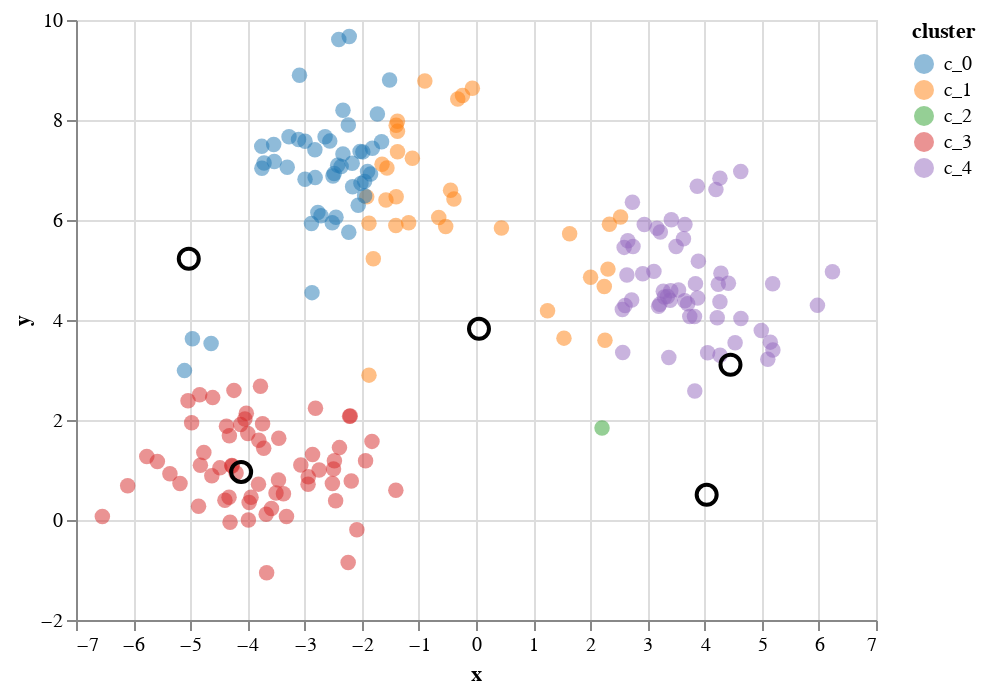

Notebook source saved alongside this figure:
### Code cell
plot_result()

### Figure 1 — Vega-Lite specification as saved in the notebook (floating-point values rounded to 4 significant figures; data arrays with more than 128 entries replaced by an {"elided": "..."} marker saying what was removed)
{"$schema": "https://vega.github.io/schema/vega-lite/v3.4.0.json", "config": {"mark": {"tooltip": null}, "view": {"height": 300, "width": 400}}, "datasets": {"data-13ee3c48211ef91a87c73b624fcbe523": {"elided": "200 records"}, "data-6ae30e1b1e8aecb09a82518d2ca84655": [{"x": -5.026, "y": 5.226}, {"x": 0.05224, "y": 3.824}, {"x": 4.037, "y": 0.503}, {"x": -4.11, "y": 0.961}, {"x": 4.454, "y": 3.105}]}, "layer": [{"data": {"name": "data-13ee3c48211ef91a87c73b624fcbe523"}, "encoding": {"color": {"field": "cluster", "scale": {"scheme": "category10"}, "type": "nominal"}, "tooltip": [{"field": "x", "type": "quantitative"}, {"field": "y", "type": "quantitative"}, {"field": "cluster", "type": "nominal"}], "x": {"field": "x", "type": "quantitative"}, "y": {"field": "y", "type": "quantitative"}}, "mark": {"opacity": 0.5, "size": 60, "type": "circle"}, "selection": {"selector027": {"bind": "scales", "encodings": ["x", "y"], "type": "interval"}}}, {"data": {"name": "data-6ae30e1b1e8aecb09a82518d2ca84655"}, "encoding": {"x": {"field": "x", "type": "quantitative"}, "y": {"field": "y", "type": "quantitative"}}, "mark": {"color": "black", "opacity": 1, "size": 100, "type": "point"}, "selection": {"selector028": {"bind": "scales", "encodings": ["x", "y"], "type": "interval"}}}]}
